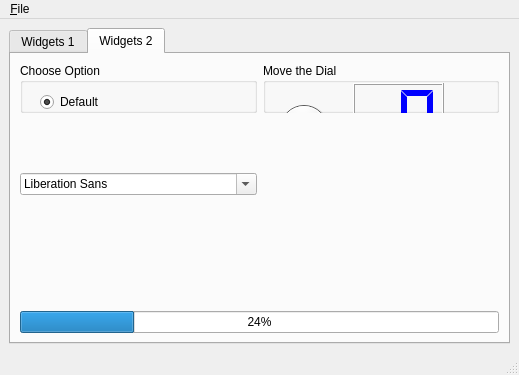
<?xml version="1.0" encoding="UTF-8"?>
<ui version="4.0">
 <class>MainWindow</class>
 <widget class="QMainWindow" name="MainWindow">
  <property name="geometry">
   <rect>
    <x>0</x>
    <y>0</y>
    <width>519</width>
    <height>375</height>
   </rect>
  </property>
  <property name="windowTitle">
   <string>MainWindow</string>
  </property>
  <widget class="QWidget" name="centralwidget">
   <layout class="QGridLayout" name="gridLayout">
    <item row="0" column="0">
     <widget class="QTabWidget" name="tabWidget_1">
      <property name="font">
       <font>
        <weight>50</weight>
        <bold>false</bold>
       </font>
      </property>
      <property name="currentIndex">
       <number>1</number>
      </property>
      <widget class="QWidget" name="tab_widgets_1">
       <property name="toolTip">
        <string/>
       </property>
       <property name="statusTip">
        <string/>
       </property>
       <attribute name="title">
        <string>Widgets 1</string>
       </attribute>
       <layout class="QVBoxLayout" name="verticalLayout">
        <item>
         <layout class="QVBoxLayout" name="verticalLayout_tab_1">
          <item>
           <widget class="QTabWidget" name="tabWidget_2">
            <property name="accessibleName">
             <string/>
            </property>
            <property name="currentIndex">
             <number>1</number>
            </property>
            <widget class="QWidget" name="tab_tree">
             <property name="statusTip">
              <string/>
             </property>
             <attribute name="title">
              <string>Tree</string>
             </attribute>
             <layout class="QHBoxLayout" name="horizontalLayout">
              <item>
               <layout class="QVBoxLayout" name="verticalLayout_2">
                <item>
                 <widget class="QTreeWidget" name="treeWidget">
                  <column>
                   <property name="text">
                    <string>Header 1</string>
                   </property>
                  </column>
                  <column>
                   <property name="text">
                    <string>New Column</string>
                   </property>
                  </column>
                  <item>
                   <property name="text">
                    <string>Item1</string>
                   </property>
                   <item>
                    <property name="text">
                     <string>Subitem1</string>
                    </property>
                   </item>
                  </item>
                 </widget>
                </item>
               </layout>
              </item>
             </layout>
            </widget>
            <widget class="QWidget" name="tab_calendar">
             <property name="statusTip">
              <string/>
             </property>
             <attribute name="title">
              <string>Calendar</string>
             </attribute>
             <layout class="QVBoxLayout" name="verticalLayout_3">
              <item>
               <widget class="QDateEdit" name="dateEdit">
                <property name="alignment">
                 <set>Qt::AlignCenter</set>
                </property>
               </widget>
              </item>
              <item>
               <widget class="QCalendarWidget" name="calendarWidget"/>
              </item>
             </layout>
            </widget>
           </widget>
          </item>
         </layout>
        </item>
       </layout>
      </widget>
      <widget class="QWidget" name="tab_widgets_2">
       <property name="toolTip">
        <string/>
       </property>
       <property name="statusTip">
        <string/>
       </property>
       <attribute name="title">
        <string>Widgets 2</string>
       </attribute>
       <layout class="QGridLayout" name="gridLayout_2">
        <item row="2" column="0">
         <widget class="QFontComboBox" name="fontComboBox"/>
        </item>
        <item row="5" column="0" colspan="2">
         <widget class="QProgressBar" name="progressBar">
          <property name="value">
           <number>24</number>
          </property>
         </widget>
        </item>
        <item row="2" column="1">
         <spacer name="verticalSpacer_2">
          <property name="orientation">
           <enum>Qt::Vertical</enum>
          </property>
          <property name="sizeType">
           <enum>QSizePolicy::Maximum</enum>
          </property>
          <property name="sizeHint" stdset="0">
           <size>
            <width>20</width>
            <height>130</height>
           </size>
          </property>
         </spacer>
        </item>
        <item row="0" column="1">
         <widget class="QGroupBox" name="groupBox_2">
          <property name="title">
           <string>Move the Dial</string>
          </property>
          <widget class="QWidget" name="verticalLayoutWidget">
           <property name="geometry">
            <rect>
             <x>10</x>
             <y>30</y>
             <width>61</width>
             <height>71</height>
            </rect>
           </property>
           <layout class="QVBoxLayout" name="verticalLayout_5">
            <item>
             <widget class="QDial" name="dial"/>
            </item>
           </layout>
          </widget>
          <widget class="QWidget" name="verticalLayoutWidget_2">
           <property name="geometry">
            <rect>
             <x>90</x>
             <y>20</y>
             <width>91</width>
             <height>80</height>
            </rect>
           </property>
           <layout class="QVBoxLayout" name="verticalLayout_6">
            <item>
             <widget class="QLCDNumber" name="lcdNumber">
              <property name="palette">
               <palette>
                <active>
                 <colorrole role="WindowText">
                  <brush brushstyle="SolidPattern">
                   <color alpha="255">
                    <red>0</red>
                    <green>0</green>
                    <blue>255</blue>
                   </color>
                  </brush>
                 </colorrole>
                </active>
                <inactive>
                 <colorrole role="WindowText">
                  <brush brushstyle="SolidPattern">
                   <color alpha="255">
                    <red>0</red>
                    <green>0</green>
                    <blue>255</blue>
                   </color>
                  </brush>
                 </colorrole>
                </inactive>
                <disabled>
                 <colorrole role="WindowText">
                  <brush brushstyle="SolidPattern">
                   <color alpha="255">
                    <red>120</red>
                    <green>120</green>
                    <blue>120</blue>
                   </color>
                  </brush>
                 </colorrole>
                </disabled>
               </palette>
              </property>
              <property name="digitCount">
               <number>2</number>
              </property>
              <property name="mode">
               <enum>QLCDNumber::Dec</enum>
              </property>
              <property name="segmentStyle">
               <enum>QLCDNumber::Flat</enum>
              </property>
             </widget>
            </item>
           </layout>
          </widget>
         </widget>
        </item>
        <item row="0" column="0">
         <widget class="QGroupBox" name="groupBox">
          <property name="title">
           <string>Choose Option</string>
          </property>
          <widget class="QWidget" name="layoutWidget">
           <property name="geometry">
            <rect>
             <x>20</x>
             <y>30</y>
             <width>114</width>
             <height>65</height>
            </rect>
           </property>
           <layout class="QVBoxLayout" name="verticalLayout_4">
            <item>
             <widget class="QRadioButton" name="radioButton">
              <property name="statusTip">
               <string>This is the default option</string>
              </property>
              <property name="text">
               <string>Default</string>
              </property>
              <property name="checked">
               <bool>true</bool>
              </property>
             </widget>
            </item>
            <item>
             <widget class="QRadioButton" name="radioButton_2">
              <property name="statusTip">
               <string>Click to reset the Progress bar</string>
              </property>
              <property name="text">
               <string>Reset Progressbar</string>
              </property>
             </widget>
            </item>
            <item>
             <widget class="QRadioButton" name="radioButton_3">
              <property name="statusTip">
               <string>Option 2:  Select to...</string>
              </property>
              <property name="text">
               <string>Option 2</string>
              </property>
             </widget>
            </item>
           </layout>
          </widget>
         </widget>
        </item>
        <item row="3" column="0">
         <widget class="QLabel" name="label">
          <property name="font">
           <font>
            <pointsize>16</pointsize>
           </font>
          </property>
          <property name="text">
           <string/>
          </property>
          <property name="alignment">
           <set>Qt::AlignCenter</set>
          </property>
         </widget>
        </item>
       </layout>
      </widget>
     </widget>
    </item>
   </layout>
  </widget>
  <widget class="QMenuBar" name="menubar">
   <property name="geometry">
    <rect>
     <x>0</x>
     <y>0</y>
     <width>519</width>
     <height>21</height>
    </rect>
   </property>
   <widget class="QMenu" name="menu_File">
    <property name="title">
     <string>&amp;File</string>
    </property>
   </widget>
   <addaction name="menu_File"/>
  </widget>
  <widget class="QStatusBar" name="statusbar">
   <property name="statusTip">
    <string>Status bar</string>
   </property>
  </widget>
 </widget>
 <tabstops>
  <tabstop>tabWidget_2</tabstop>
 </tabstops>
 <resources/>
 <connections>
  <connection>
   <sender>dial</sender>
   <signal>valueChanged(int)</signal>
   <receiver>lcdNumber</receiver>
   <slot>display(int)</slot>
   <hints>
    <hint type="sourcelabel">
     <x>303</x>
     <y>115</y>
    </hint>
    <hint type="destinationlabel">
     <x>385</x>
     <y>127</y>
    </hint>
   </hints>
  </connection>
  <connection>
   <sender>radioButton_2</sender>
   <signal>clicked()</signal>
   <receiver>progressBar</receiver>
   <slot>reset()</slot>
   <hints>
    <hint type="sourcelabel">
     <x>60</x>
     <y>124</y>
    </hint>
    <hint type="destinationlabel">
     <x>68</x>
     <y>331</y>
    </hint>
   </hints>
  </connection>
 </connections>
</ui>
